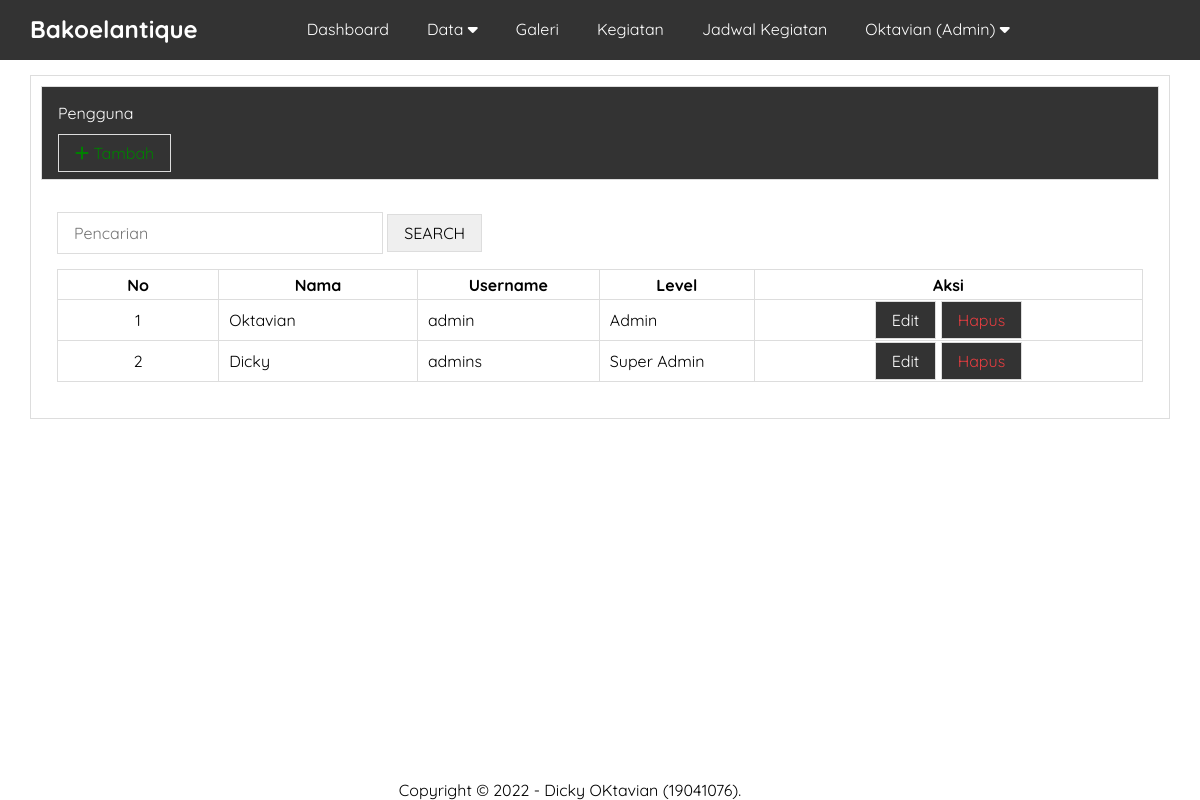
/admin/pengguna.php (signed in), run on the app's committed database.
### tables this page shows
CREATE TABLE `pengguna` (
  `id` int(11) NOT NULL,
  `nama` varchar(30) NOT NULL,
  `username` varchar(30) NOT NULL,
  `password` varchar(50) NOT NULL,
  `level` enum('Super Admin','Admin') NOT NULL,
  `created_at` timestamp NOT NULL DEFAULT current_timestamp(),
  `updated_at` datetime DEFAULT NULL
);

### admin/pengguna.php (the view, shortened to what this page needs)
<?php include 'header.php' ?>
	<div class="content">
		<div class="container">
			<div class="box">
				<div class="box-header font-white">
					Pengguna
					<br>
					<br>
					<a href="tambah-pengguna.php" class="butt text-green"><i class="fa fa-plus"></i> Tambah</a>
				</div>
				<div class="box-body">
					<form class="form-cari">
						  	<input type="text" name="key" class="input-cari" placeholder="Pencarian">
						  	<button type="submit" class="butt">SEARCH</button>
					</form>
					<table class="table">
						<thead>
							<tr>
								<th>No</th>
								<th>Nama</th>
								<th>Username</th>
								<th>Level</th>
								<th>Aksi</th>
							</tr>
						</thead>
						<tbody>
							<?php
							$no = 1;
								$where = "WHERE 1=1";
								$pengguna = mysqli_query($conn, "SELECT * FROM pengguna $where ORDER BY id DESC");
								if(mysqli_num_rows($pengguna) > 0){
									while($pg = mysqli_fetch_array($pengguna)){
							?>
							<tr>
								<td><?= $no++ ?></td>
								<td><?= $pg['nama'] ?></td>
								<td><?= $pg['username'] ?></td>
								<td><?= $pg['level'] ?></td>
								<td>
									<a href="edit-pengguna.php?id=<?= $pg['id'] ?>" title="Edit Data" class="butt butt-close">Edit</a>
									<a href="hapus.php?idpengguna=<?= $pg['id'] ?>" onclick="return confirm('yakin ingin hapus ?')" title="Hapus Data" class="butt butt-close text-red">Hapus</a>
								</td>
							</tr>
							<?php }}else{ ?>
								<tr>
									<td colspan="5">Data tidak ada</td>
								</tr>
							<?php } ?>
						</tbody>
					</table>
				</div>
			</div>
		</div>
	</div>
<?php include 'footer.php' ?>

### assets/css/style.css (style rules this page uses)
* { margin:0; padding:0; font-family: 'Quicksand', sans-serif; }
a { text-decoration: none; }
.container { width: 1140px; margin:0 auto; }
.container::after { content: ""; display: block; clear: both; }
.box { border:1px solid #ddd; background-color: #333 }
.box-header { padding: 16px; border:1px solid #ddd; background-color: #333; }
.font-white { color: white; }
.box-body { padding: 16px; }
form { margin:16px 0px; }
.form-cari { margin-bottom: 15px; }
.form-cari .input-cari { padding: 10px 16px; width: 30%; box-sizing: border-box; font-size: 16px; border:1px solid #ddd; }
.butt { border:1px solid #ddd; padding: 8px 16px; font-size: 16px; }
.butt-close { background-color: #333; color: white; border: 1px solid #ddd; }
.content { padding: 70px 0 90px 0; }
.table { width: 100%; border-collapse: collapse; margin: 10px 0; }
.table th { width: 5px; text-align: center; border: 1px solid #ddd; }
.table td { border: 1px solid #ddd; padding: 10px; }
.table tr { height: 30px; }
.table td:first-child { width: 50px; text-align: center; }
.table td:last-child { width: 150px; text-align: center; }
.text-red { color: #E43D40; }
.text-green { color: green; }
.box { background-color: #fff; border: 1px solid #ddd; padding: 10px; box-sizing: border-box; margin: 5px 0 25px; }

### data on the page
pengguna: nama "Oktavian", username "admin", level "Admin"
pengguna: nama "Dicky", username "admins", level "Super Admin"

### other printed values
$_SESSION['uname'] "Oktavian"
$_SESSION['ulevel'] "Admin"
